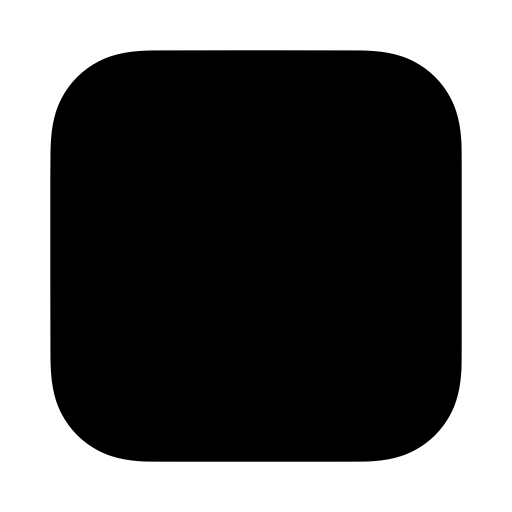
#> input picture scripts/mask.png, 1024 x 1024 px (shown at 1/2 size)
$ python maskicon.py mask.png
#> lines starting #> are read from the running program, lines starting #| are printed output that depends on the picture

from PIL import Image
import sys
import os

if __name__ == "__main__":
    icon_path = sys.argv[1]
    dir = os.path.dirname(__file__)
    mask = Image.open(os.path.join(dir, 'mask.png'))
#> mask is the input picture: PIL image 1024x1024 RGBA; mean R, G, B, A 0.3, 0.3, 0.3, 157.6
    foreground = Image.open(os.path.join(dir, 'foreground.png'))
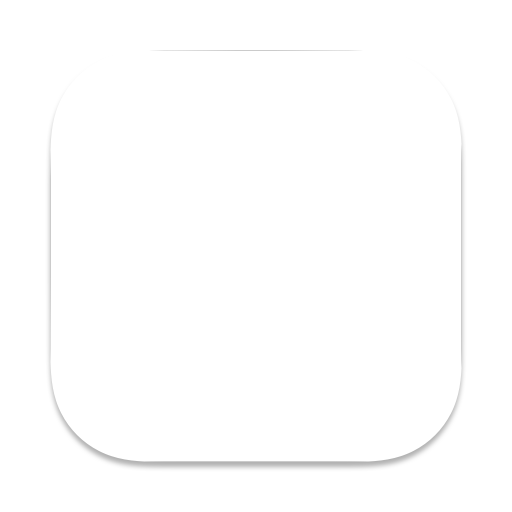
#> input picture scripts/foreground.png, 1024 x 1024 px (shown at 1/2 size)
#> foreground is the input picture: PIL image 1024x1024 RGBA; mean R, G, B, A 157.6, 157.6, 157.6, 158.4
    icon_filled = Image.open(icon_path).resize(foreground.size)

    icon_processed = Image.new('RGBA', foreground.size, (255, 0, 0, 0))
    icon_resized = icon_filled.resize((824, 824))
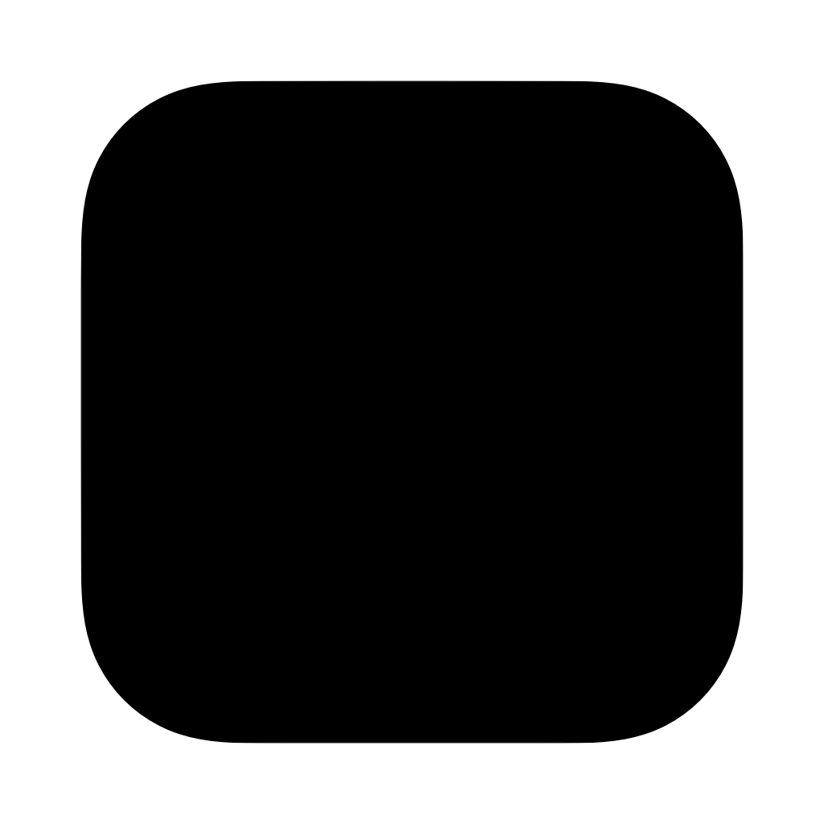
#> icon_resized: PIL image 824x824 RGBA; mean R, G, B, A 0.4, 0.4, 0.4, 157.7; transparent parts drawn white
    padding = (foreground.size[0] - 824) // 2
#> padding = 100
    icon_processed.paste(icon_resized, box=(padding, padding))
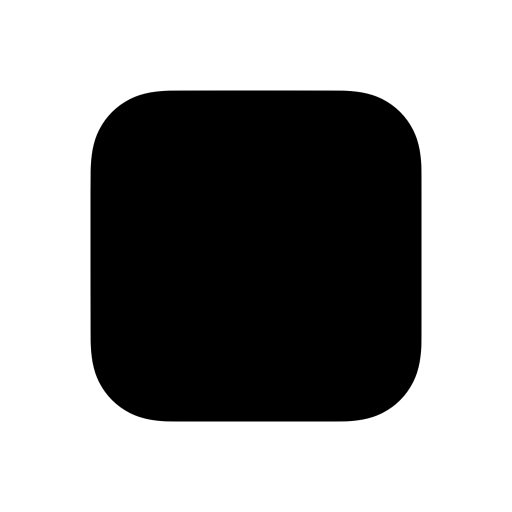
#> icon_processed: PIL image 1024x1024 RGBA (shown at 1/2 size); mean R, G, B, A 90.2, 0.3, 0.3, 102.1; transparent parts drawn white

    im = Image.composite(icon_processed, foreground, mask)
    im.save(icon_path, 'png')
    print('Saved {}'.format(icon_path))
